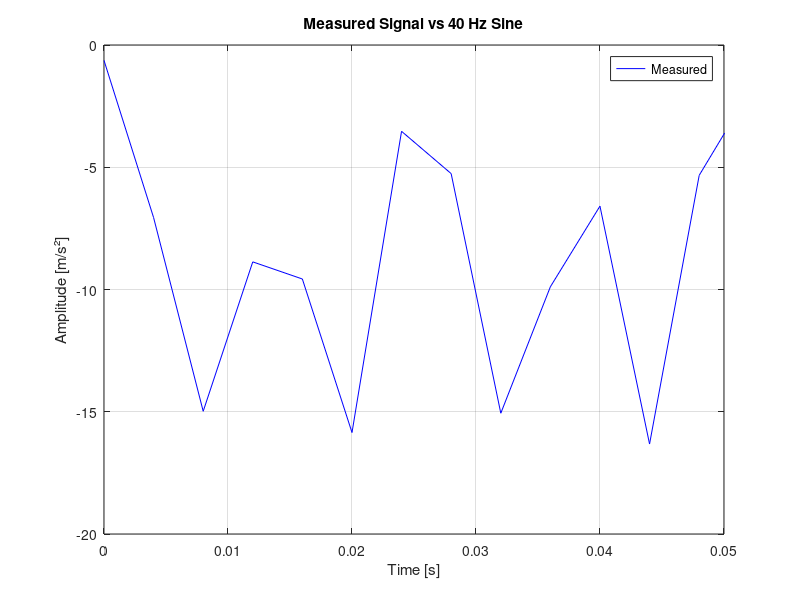

The MATLAB source for this figure: (Note: this script raises an error after producing the figure.)
clear all; 
close all;
clc;

%% === Load Data ===

% Load resting position (baseline)
rest = load('Ruhelage_20250418.mat');  % Replace with your filename
% Load vibration measurement
data = load('xHz_20250418.mat');  % Replace with your filename

% Select axis for analysis (e.g., Z-axis)
ref_axis = 'az_data';

% Extract time vector and sampling rate
t = data.time_data;                         % seconds
dt = mean(diff(t));                         % time step
fs = 1 / dt;                                % sampling frequency

fprintf('Sampling rate: %.2f Hz\n', fs);

% Raw signals
rest_signal = rest.(ref_axis);
vib_signal  = data.(ref_axis);

% Remove DC offset using rest signal
%vib_corrected = vib_signal - mean(rest_signal);
vib_corrected = vib_signal;
%% === Generate 40 Hz reference sine wave ===
A = max(abs(vib_corrected));     % Match amplitude to measured signal
f_ref = 40;                      % Reference frequency in Hz
sine_ref = A * sin(2*pi*f_ref*t);

%% === Plot time domain ===
figure;
plot(t, vib_corrected, 'b', 'DisplayName', 'Measured');
xlim([0 (1/40)*2])
hold on;
%plot(t, sine_ref, 'r', 'DisplayName', '40 Hz Reference');
title('Measured Signal vs 40 Hz Sine');
xlabel('Time [s]');
ylabel('Amplitude [m/s²]');
legend;
grid on;

%% === Peak-based frequency estimation ===
% Use findpeaks to detect local maxima
[~, locs] = findpeaks(vib_corrected, 'MinPeakHeight', 0.3 * max(vib_corrected));  % Optional threshold

% Check if enough peaks were found
if length(locs) < 2
    warning('Not enough peaks found for time-based frequency estimation.');
    peak_based_freq = NaN;
else
    % Compute time differences between peaks
    peak_times = t(locs);
    periods = diff(peak_times);           % Time between peaks
    mean_period = mean(periods);          % Average period
    peak_based_freq = 1 / mean_period;    % Frequency in Hz

    % Output result
    fprintf('Estimated frequency from peaks: %.2f Hz\n', peak_based_freq);
end

%% === FFT ===
n = length(vib_corrected);
Y = fft(vib_corrected);
f = (0:n-1)*(fs/n);           % Frequency axis

% Only take positive frequencies
Y = abs(Y(1:floor(n/2)));
f = f(1:floor(n/2));

% Find peak frequency
[~, idx] = max(Y);
peak_freq = f(idx);

%% === Plot frequency spectrum ===
figure;
plot(f, Y);
title('FFT of Vibration Signal');
xlabel('Frequency [Hz]');
ylabel('Amplitude');
grid on;

%% === Output result ===
fprintf('Estimated vibration frequency: %.2f Hz\n', peak_freq);
